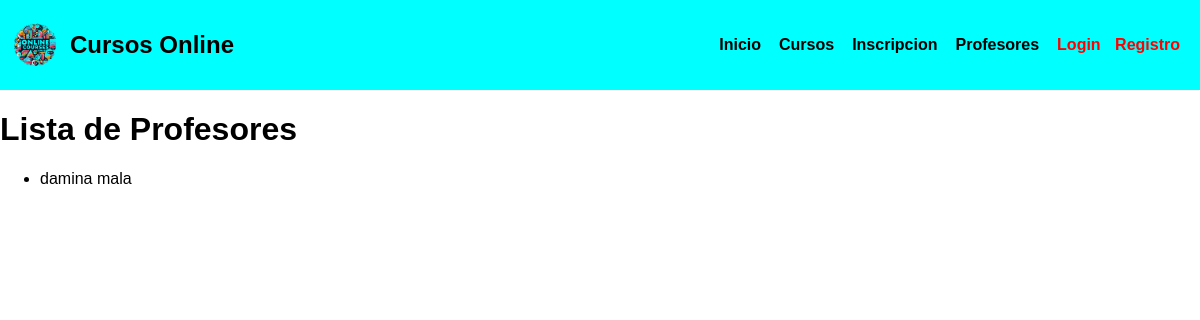
The app's page /profesores/, older data.
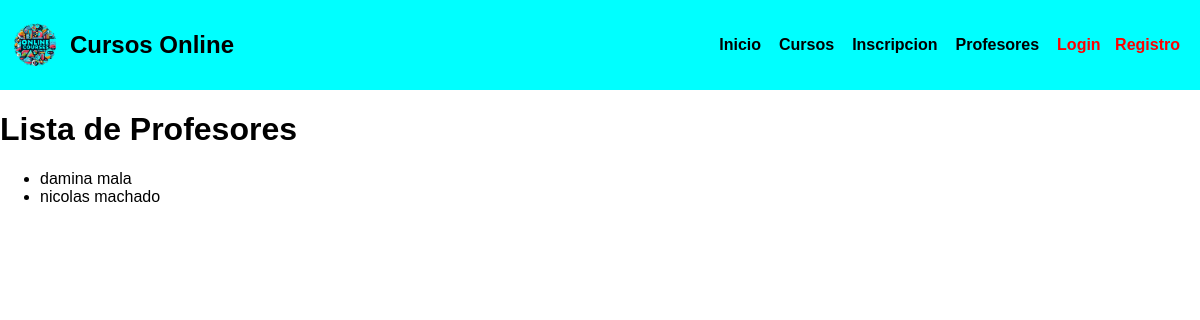
The same page, newer data.
### AppCoder/models.py (models this page shows, shortened)
class Profesor(models.Model):
    nombre = models.CharField(max_length=100)
    apellido = models.CharField(max_length=100)
    email = models.EmailField()
    profesion = models.CharField(max_length=100)

### AppCoder/views.py (the view)
# urls.py: path('profesores/', views.ProfesorListView.as_view(), name='ListaProfesores'),
class ProfesorListView(ListView):
    model = Profesor
    context_object_name = 'profesores'
    template_name = 'AppCoder/profesores_lista.html'

### AppCoder/templates/AppCoder/profesores_lista.html
{% extends 'AppCoder/padre.html' %}
{% load static %}
{% block contenidoQueCambia %}
  <h1>Lista de Profesores</h1>
  <ul>
    {% for profesor in profesores %}
      <li><a href="{% url 'DetalleProfesor' pk=profesor.pk %}">{{ profesor.nombre }} {{ profesor.apellido }}</a></li>
    {% endfor %}
  </ul>
  {% endblock contenidoQueCambia %}

Row changes from the older to the newer data that the page shows:
added Profesor: nombre "nicolas", apellido "machado"
